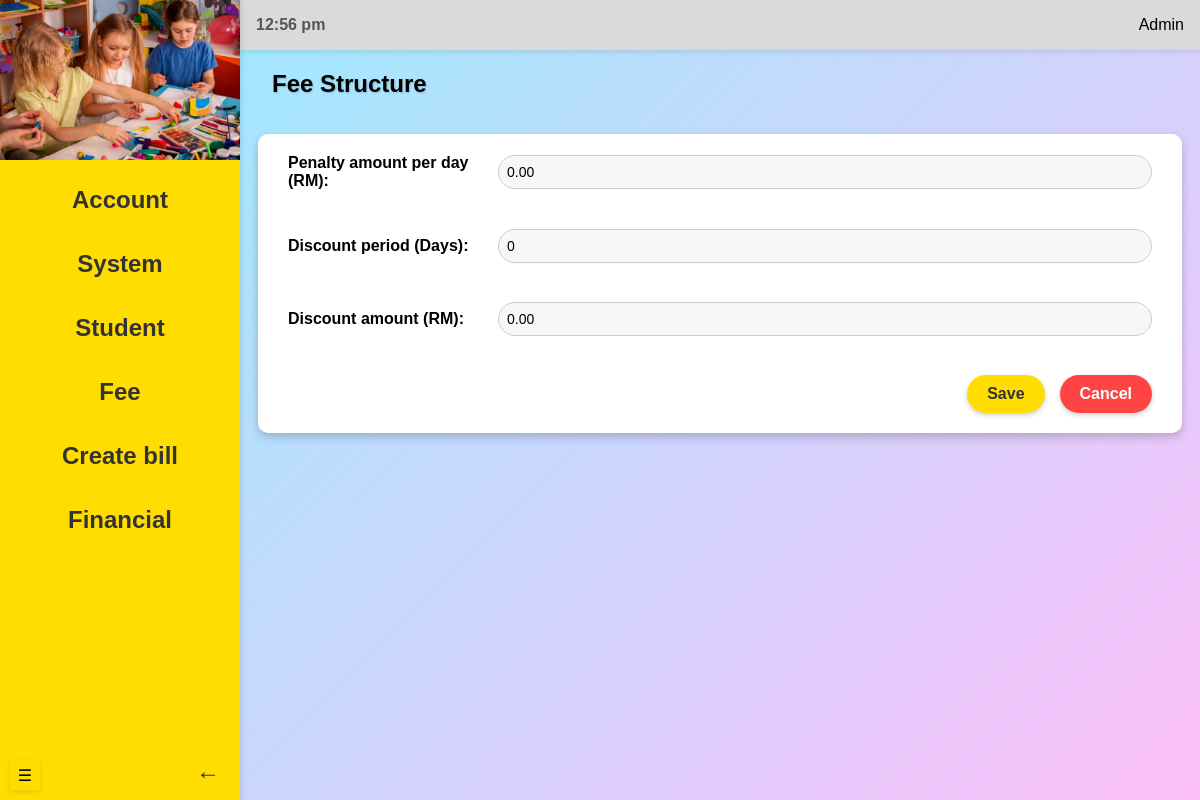
Page /admin/fee_structure (signed in) on the earlier database version.
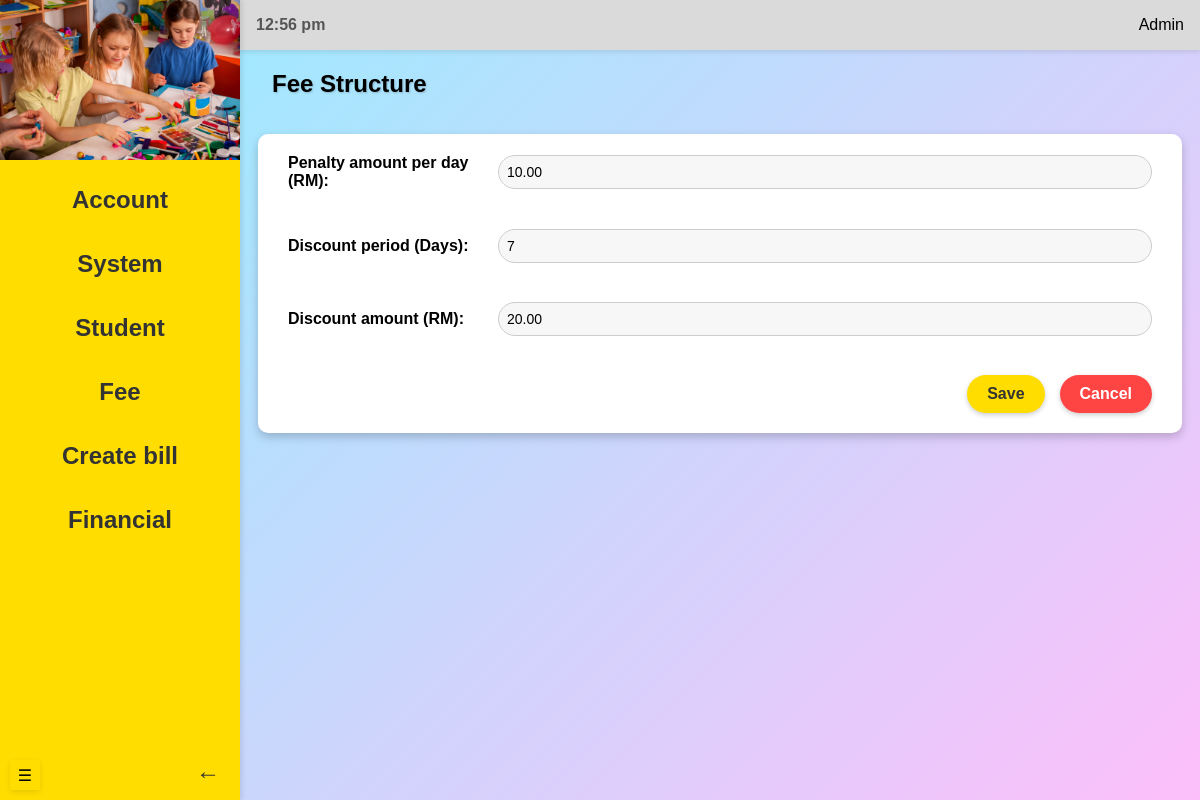
Same page on the later database version.
### models.py (models this page shows)
class FeeSetting(db.Model):
    __tablename__ = 'fee_setting'
    id = db.Column(db.Integer, primary_key=True, autoincrement=True)
    detail = db.Column(db.String(50), unique=True, nullable=False)  # "penalty_amount", "discount_period", "discount_amount"
    value = db.Column(db.Float, nullable=False)  # The actual amount or period

### routes/admin_routes.py (the view, shortened to what this page needs)
@admin_blueprint.route('/fee_structure', methods=['GET', 'POST'])
@login_required
def fee_structure():
    if current_user.role != 'admin':
        return jsonify({"status": "error", "message": "Unauthorized access."}), 403
    settings = FeeSetting.query.all()
    fee_dict = {setting.detail: setting.value for setting in settings}
    required_settings = ['penalty_amount', 'discount_period', 'discount_amount']
    for setting in required_settings:
        if setting not in fee_dict:
            new_setting = FeeSetting(detail=setting, value=0)  # Default value 0.0
            db.session.add(new_setting)
            fee_dict[setting] = 0  # Add to dictionary as well
    db.session.commit()  # Commit new settings if needed
    return render_template("feeStructure.html", fee_dict=fee_dict)

### app.py (called while the page is built)
@login_manager.user_loader
def load_user(user_id):
    return User.query.get(int(user_id))

### templates/feeStructure.html (shortened to what this page needs)
{% if current_user.role == 'teacher' %}
    {% extends "teacherBase.html" %}
{% elif current_user.role == 'admin'%}
    {% extends "adminBase.html" %}
{% elif current_user.role == 'accountant' %}
    {% extends "accountantBase.html" %}
{% elif current_user.role == 'parent'%}
    {% extends "parentBase.html" %}
{% endif %}
{% block header %}
    <link rel="stylesheet" href="{{ url_for('static', filename='feeStructure.css') }}">
{%endblock%}
{% block content %}
    <section class="content">
        <div class="header-container">
            <h1>Fee Structure</h1>
        </div>
        <div class="container">
            <form class="form" id="feeForm" action="{{ url_for('admin.fee_structure') }}" method="POST">
                <div class="form-group">
                    <label for="penalty">Penalty amount per day (RM):</label>
                    <input type="text" id="penalty" name="penalty" value="{{ '%.2f' | format(fee_dict.get('penalty_amount', '')) }}">
                </div>
                <div class="form-group">
                    <label for="period">Discount period (Days):</label>
                    <input type="text" id="period" name="period" value="{{ fee_dict.get('discount_period', 0) | int }}">
                </div>
                <div class="form-group">
                    <label for="discount">Discount amount (RM):</label>
                    <input type="text" id="discount" name="discount" value="{{ '%.2f' | format(fee_dict.get('discount_amount', '')) }}">
                </div>
                <div class="form-actions">
                    <button type="submit" class="save-btn">Save</button>
                    <button type="button" class="cancel-btn" onclick="clearForm()">Cancel</button>
                </div>
            </form>
        </div>
    </section>
{% endblock %}

Differences in the rows shown:
added FeeSetting: penalty "10.00"
added FeeSetting: period "7"
added FeeSetting: discount "20.00"
Other differences:
form field penalty: "0.00" → (not shown)
form field period: "0" → (not shown)
form field discount: "0.00" → (not shown)
